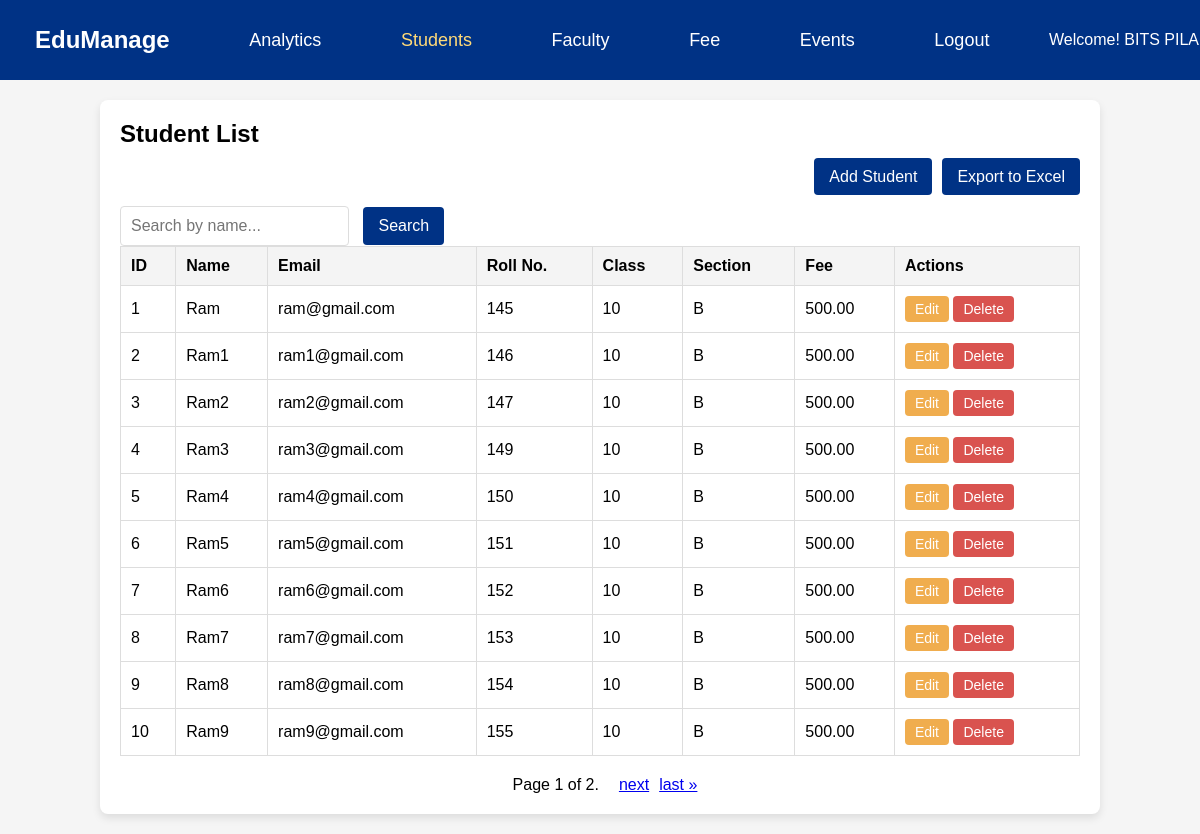
Page /students/ (signed in) on the earlier database version.
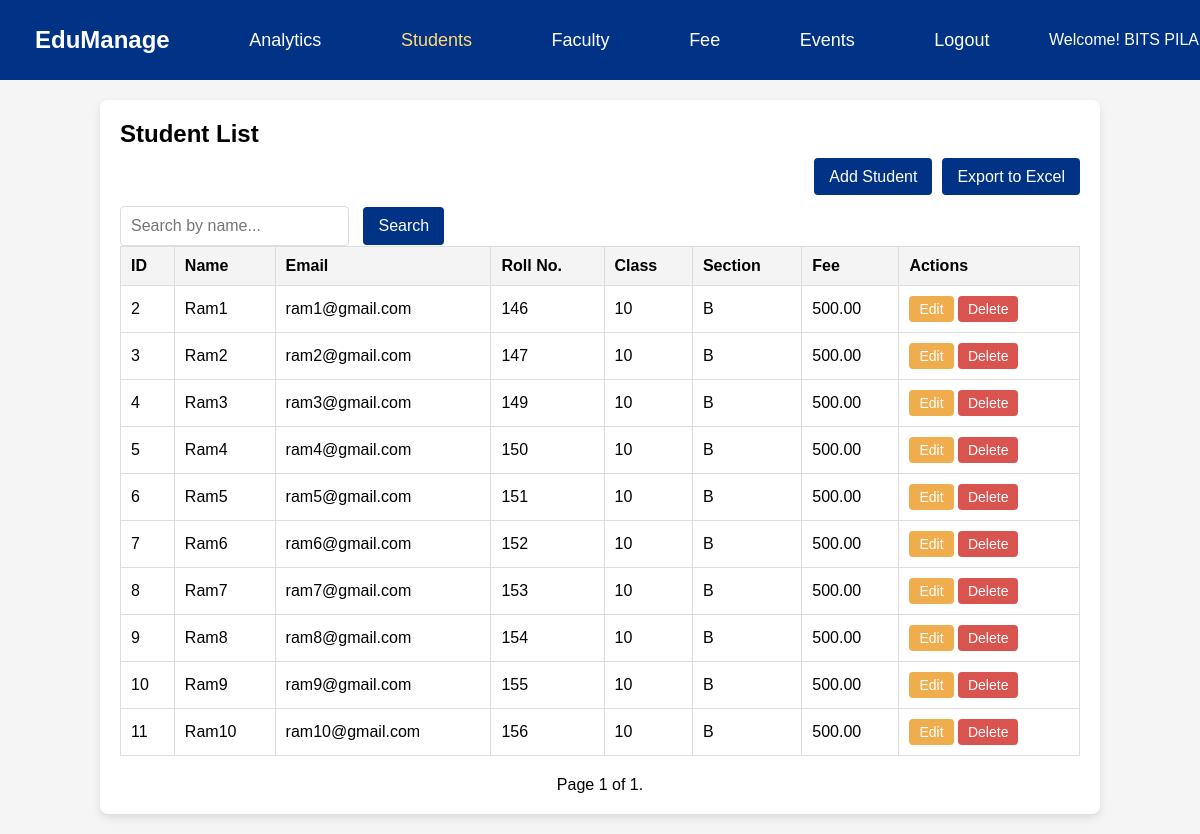
Same page on the later database version.
### accounts/models.py (models this page shows, shortened)
class Student(models.Model):
    id = models.AutoField(primary_key=True)
    name = models.CharField(max_length=100)
    email = models.EmailField(unique=True)
    number = models.CharField(max_length=15)
    fathers_name = models.CharField(max_length=100)
    dob = models.DateField()
    roll_no = models.CharField(max_length=20, unique=True)
    student_class = models.CharField(max_length=20)
    section = models.CharField(max_length=10)
    fee = models.DecimalField(max_digits=10, decimal_places=2)
    school = models.ForeignKey(User, on_delete=models.CASCADE)  # Associate with school

### accounts/views.py (the view)
# urls.py: path('students/', views.student_list, name='student_list'),
@login_required
def student_list(request):
    search_query = request.GET.get('search', '')
    students = Student.objects.filter(school=request.user)  # Filter by the logged-in school
    if search_query:
        students = students.filter(name__icontains=search_query)
    paginator = Paginator(students, 10)
    page = request.GET.get('page')
    students_page = paginator.get_page(page)
    return render(request, 'accounts/student_list.html', {
        'students': students_page,
        'search_query': search_query
    })

### templates/accounts/student_list.html (shortened to what this page needs)
<!DOCTYPE html>
<html lang="en">
  <head>
    {% load static %}
    <link rel="stylesheet" href="{% static 'css/student_list.css' %}" />
  </head>
  <body>
    <nav class="navbar">
      <a
        href="{% url 'school_details' %}"
        class="navbar-brand"
        style="font-size: 24px; font-weight: bold"
        >EduManage</a
      >
      <a href="#" class="nav-link">Analytics</a>
      <a href="{% url 'student_list' %}" class="nav-link" style="color: #ffda78"
        >Students</a
      >
      <a href="{% url 'faculty_list' %}" class="nav-link">Faculty</a>
      <a href="{% url 'fee' %}" class="nav-link">Fee</a>
      <a href="{% url 'event_list' %}" class="nav-link">Events</a>
      <a href="{% url 'logout' %}" class="logout-link">Logout</a>
      <span class="school-name">Welcome! {{ user.school_name }}</span>
    </nav>
    <div class="container">
      <h2>Student List</h2>
      <div class="button-container">
        <div class="add-student">
          <a href="{% url 'student_add' %}" class="btn btn-primary"
            >Add Student</a
          >
        </div>
        <div class="export-button">
          <a href="{% url 'export_students' %}" class="btn btn-primary"
            >Export to Excel</a
          >
        </div>
      </div>
      <div class="search-box">
        <form action="{% url 'student_list' %}" method="get">
          <input
            type="text"
            name="search"
            placeholder="Search by name..."
            value="{{ request.GET.search }}"
          />
          <button type="submit" class="btn btn-primary">Search</button>
        </form>
      </div>
      <table class="table table-bordered">
        <thead>
          <tr>
            <th>ID</th>
            <th>Name</th>
            <th>Email</th>
            <th>Roll No.</th>
            <th>Class</th>
            <th>Section</th>
            <th>Fee</th>
            <th>Actions</th>
          </tr>
        </thead>
        <tbody>
          {% for student in students %}
          <tr>
            <td>{{ student.id }}</td>
            <td>{{ student.name }}</td>
            <td>{{ student.email }}</td>
            <td>{{ student.roll_no }}</td>
            <td>{{ student.student_class }}</td>
            <td>{{ student.section }}</td>
            <td>{{ student.fee }}</td>
            <td>
              <a
                href="{% url 'student_edit' student.id %}"
                class="btn btn-sm btn-warning"
                >Edit</a
              >
              <form
                action="{% url 'student_delete' student.id %}"
                method="POST"
                style="display: inline"
              >
                <button
                  type="submit"
                  class="btn btn-sm btn-danger"
                  onclick="return confirm('Are you sure you want to delete this student?');"
                >
                  Delete
                </button>
              </form>
            </td>
          </tr>
          {% empty %}
          <tr>
            <td colspan="8">No students available.</td>
          </tr>
          {% endfor %}
        </tbody>
      </table>
      <div class="pagination">
        <span class="step-links">
          <span class="current">
            Page {{ students.number }} of {{ students.paginator.num_pages }}.
          </span>
          {% if students.has_next %}
          <a href="?page={{ students.next_page_number }}">next</a>
          <a href="?page={{ students.paginator.num_pages }}">last &raquo;</a>
          {% endif %}
        </span>
      </div>
    </div>
  </body>
</html>

Differences in the rows shown:
removed Student: id "1", name "Ram", email "ram@gmail.com", roll_no "145", student_class "10", section "B", fee "500.00"
now on this page (row unchanged): Student: id "11", name "Ram10", email "ram10@gmail.com", roll_no "156", student_class "10", section "B", fee "500.00"
Other differences:
{{ students.paginator.num_pages }}: "2" → "1"
text no longer shown: "next last »"
